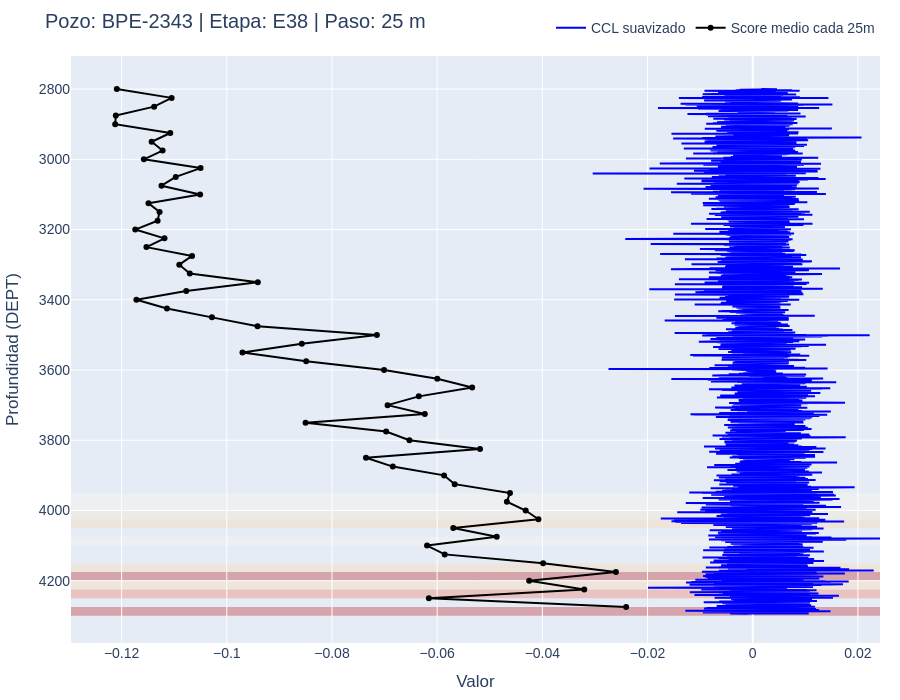

This figure's notebook cell:
### Markdown cell above
### 💾 Celda 5 – Ejecutar visualización y exportar informe

### Code cell
fig, top5 = plot_eval_riesgo(df_eval, pozo_dropdown.value, etapa_dropdown.value, step_dropdown.value)

# Exportar si querés
#nombre_archivo = f"reporte_eval_{pozo_dropdown.value}_etapa{etapa_dropdown.value}_{step_dropdown.value}m.html"
#fig.write_html(nombre_archivo)
#print(f"✅ Gráfico exportado a: {nombre_archivo}")

# Guardar tabla top5
#top5.to_csv(nombre_archivo.replace(".html", "_top5.csv"), index=False)

### Figure 1 — Plotly figure (JSON) as saved in the notebook; plotly's stock layout.template omitted (floating-point values rounded to 4 significant figures; data arrays with more than 128 entries replaced by an {"elided": "..."} marker saying what was removed)
{"data": [{"line": {"color": "blue"}, "mode": "lines", "name": "CCL suavizado", "type": "scatter", "x": {"elided": "28617 float values"}, "y": {"elided": "28617 float values"}}, {"line": {"color": "black", "width": 2}, "marker": {"size": 6}, "mode": "lines+markers", "name": "Score medio cada 25m", "type": "scatter", "x": [-0.1209, -0.1105, -0.1138, -0.1211, -0.1212, -0.1107, -0.1143, -0.1122, -0.1158, -0.105, -0.1097, -0.1124, -0.1051, -0.1149, -0.1128, -0.1132, -0.1174, -0.1119, -0.1153, -0.1066, -0.109, -0.107, -0.0941, -0.1077, -0.1172, -0.1114, -0.1028, -0.09415, -0.07146, -0.08574, -0.09702, -0.08491, -0.07009, -0.05999, -0.05335, -0.06349, -0.06943, -0.06235, -0.08502, -0.06971, -0.06527, -0.05185, -0.07354, -0.06844, -0.05869, -0.05667, -0.04616, -0.04675, -0.04317, -0.04075, -0.05694, -0.04868, -0.06193, -0.05857, -0.03986, -0.02602, -0.04251, -0.03203, -0.06158, -0.02407], "y": [2800, 2825, 2850, 2875, 2900, 2925, 2950, 2975, 3000, 3025, 3050, 3075, 3100, 3125, 3150, 3175, 3200, 3225, 3250, 3275, 3300, 3325, 3350, 3375, 3400, 3425, 3450, 3475, 3500, 3525, 3550, 3575, 3600, 3625, 3650, 3675, 3700, 3725, 3750, 3775, 3800, 3825, 3850, 3875, 3900, 3925, 3950, 3975, 4000, 4025, 4050, 4075, 4100, 4125, 4150, 4175, 4200, 4225, 4250, 4275]}], "layout": {"font": {"family": "Arial", "size": 14}, "height": 700, "legend": {"orientation": "h", "x": 1, "xanchor": "right", "y": 1.02, "yanchor": "bottom"}, "margin": {"b": 20, "l": 20, "r": 20, "t": 50}, "shapes": [{"fillcolor": "rgb(179,0,0)", "layer": "below", "line": {"width": 0}, "opacity": 0.3, "type": "rect", "x0": 0, "x1": 1, "xref": "paper", "y0": 4275, "y1": 4300, "yref": "y"}, {"fillcolor": "rgb(179,0,0)", "layer": "below", "line": {"width": 0}, "opacity": 0.3, "type": "rect", "x0": 0, "x1": 1, "xref": "paper", "y0": 4175, "y1": 4200, "yref": "y"}, {"fillcolor": "rgb(239,101,72)", "layer": "below", "line": {"width": 0}, "opacity": 0.3, "type": "rect", "x0": 0, "x1": 1, "xref": "paper", "y0": 4225, "y1": 4250, "yref": "y"}, {"fillcolor": "rgb(253,212,158)", "layer": "below", "line": {"width": 0}, "opacity": 0.3, "type": "rect", "x0": 0, "x1": 1, "xref": "paper", "y0": 4150, "y1": 4175, "yref": "y"}, {"fillcolor": "rgb(253,212,158)", "layer": "below", "line": {"width": 0}, "opacity": 0.3, "type": "rect", "x0": 0, "x1": 1, "xref": "paper", "y0": 4025, "y1": 4050, "yref": "y"}, {"fillcolor": "rgb(253,212,158)", "layer": "below", "line": {"width": 0}, "opacity": 0.3, "type": "rect", "x0": 0, "x1": 1, "xref": "paper", "y0": 4200, "y1": 4225, "yref": "y"}, {"fillcolor": "rgb(254,232,200)", "layer": "below", "line": {"width": 0}, "opacity": 0.3, "type": "rect", "x0": 0, "x1": 1, "xref": "paper", "y0": 4000, "y1": 4025, "yref": "y"}, {"fillcolor": "rgb(255,247,236)", "layer": "below", "line": {"width": 0}, "opacity": 0.3, "type": "rect", "x0": 0, "x1": 1, "xref": "paper", "y0": 3950, "y1": 3975, "yref": "y"}, {"fillcolor": "rgb(255,247,236)", "layer": "below", "line": {"width": 0}, "opacity": 0.3, "type": "rect", "x0": 0, "x1": 1, "xref": "paper", "y0": 3975, "y1": 4000, "yref": "y"}, {"fillcolor": "rgb(255,247,236)", "layer": "below", "line": {"width": 0}, "opacity": 0.3, "type": "rect", "x0": 0, "x1": 1, "xref": "paper", "y0": 4075, "y1": 4100, "yref": "y"}], "title": {"text": "Pozo: BPE-2343 | Etapa: E38 | Paso: 25 m"}, "xaxis": {"title": {"text": "Valor"}}, "yaxis": {"autorange": "reversed", "title": {"text": "Profundidad (DEPT)"}}}}
